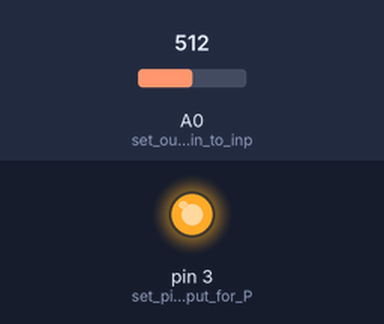
This sketch was run on a simulated Arduino Uno, built with avr-gcc and run on an emulated ATmega328P. Shown: output pins drawn as LEDs (lit = HIGH). The test bench sets the inputs (shaded band); at power-on: A0 (set_out_analog_pin_to_inp) = 512. What the sketch prints to the serial monitor is not drawn.

Above: at 1.2 s.
1.3 s: A0 (set_out_analog_pin_to_inp) set to 489
At 2.4 s:
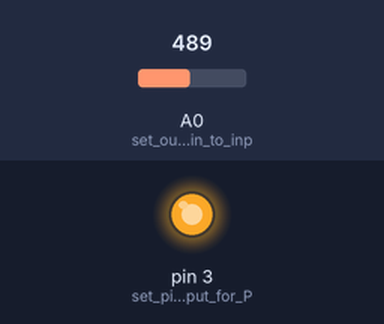
2.8 s: A0 (set_out_analog_pin_to_inp) set to 306
At 3.7 s:
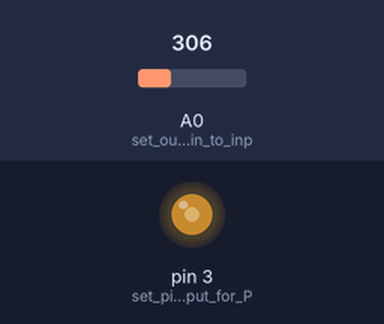
4.3 s: A0 (set_out_analog_pin_to_inp) set to 0
At 4.7 s:
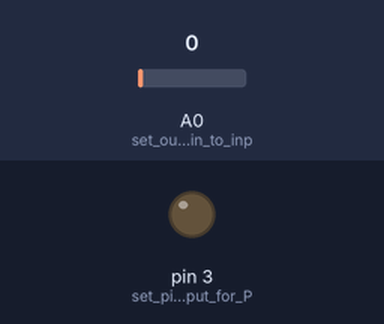
Timing chart, 0 to 7.3 s (numbered marks = the images above; inputs shaded):
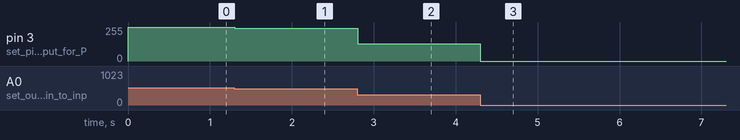

The sketch:

analogReadDemo.ino
```cpp
int potVal; //declare integer variable named potVal (short for potentiometer value) (0-1023)
int ledVal; //declare integer variable for PWM output (0-255)

void setup() {
  pinMode(A0, INPUT); //set out analog pin to input
  pinMode(3, OUTPUT); //set pin 3 to output for PWM control of LED
  Serial.begin(9600); //turn on serial connection at 9600 bits/sec
}

void loop() {
  potVal = analogRead(A0); //read voltage being applied to pin A0

  ledVal = constrain(map(potVal, 100, 500, 0, 255),0,255); //constrain mapped value so it doesn't leave 0-255 range

  analogWrite(3, ledVal); //change duty cycle of PWM applied to LED

  Serial.println(potVal); //print value of potVal over USB to computer, ending in new line character
}
```

Measured:
- after the input at 1.3 s, pin 3 (set_pin_3_to_output_for_P): 255/255 → 247/255 at once
- after the input at 2.8 s, pin 3 (set_pin_3_to_output_for_P): 247/255 → 131/255 at once
- after the input at 4.3 s, pin 3 (set_pin_3_to_output_for_P): 131/255 → 0/255 at once
